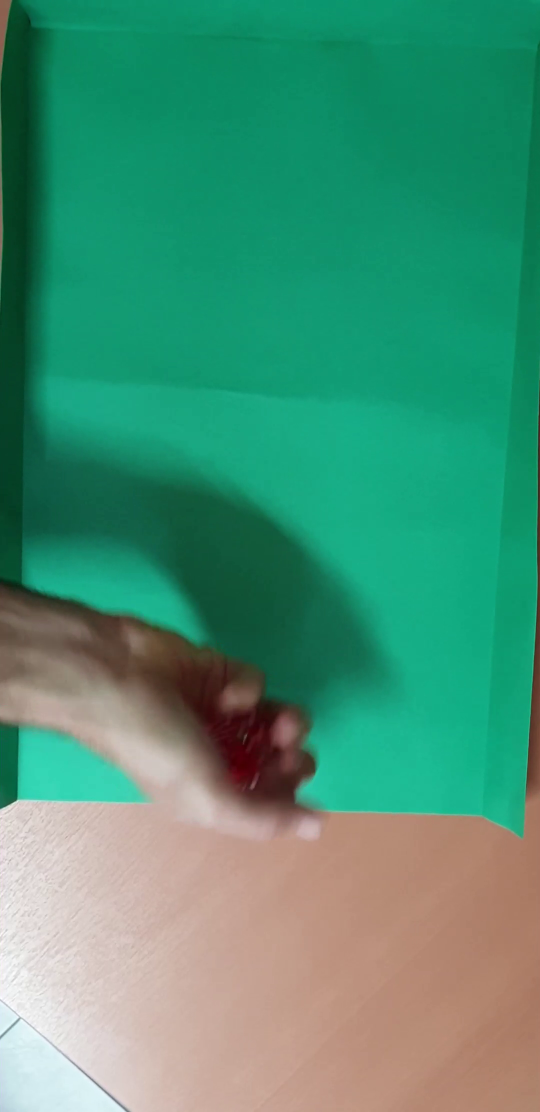
#> input picture frame 14 of TP3/tiradas/tirada_1.mp4, 1080 x 2224 px (shown at 1/2 size)
$ python script_dados.py   (older library calls are emulated)
#> lines starting #> are read from the running program, lines starting #| are printed output that depends on the picture; after the words box and inside, x2 and y2 are one past the last pixel; in counts of white or black regions, pixels touching at a corner belong together
import cv2
import numpy as np
import os


DIRECTORIO_BASE = os.path.dirname(os.path.abspath(__file__))
DIRECTORIO_ENTRADA = os.path.join(DIRECTORIO_BASE, "tiradas")
DIRECTORIO_SALIDA = os.path.join(DIRECTORIO_BASE, "videos_salida")
DIRECTORIO_DEPURACION = os.path.join(DIRECTORIO_BASE, "depuracion")
os.makedirs(DIRECTORIO_SALIDA, exist_ok=True)
os.makedirs(DIRECTORIO_DEPURACION, exist_ok=True)

# Parámetros para detección de movimiento
UMBRAL_MOVIMIENTO = 5000
FRAMES_ESTATICOS_REQUERIDOS = 10

# Parámetros para filtrar dados por área
AREA_MINIMA_DADO = 2000
AREA_MAXIMA_DADO = 20000


def imprimir_etapa(titulo):
    """Imprime un encabezado de etapa de procesamiento"""
#> in encontrar_segmentos_estaticos, frame_anterior is the input picture: shape (2224, 1080, 3); mean B, G, R 116.6, 145.4, 73.4
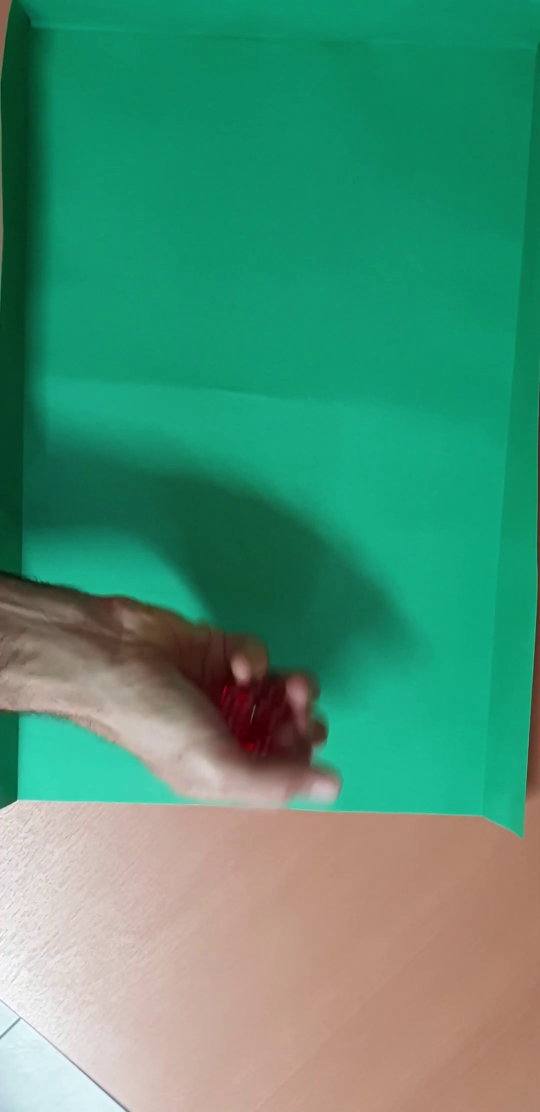
#> input picture frame 15 of TP3/tiradas/tirada_1.mp4, 1080 x 2224 px (shown at 1/2 size)
#> in encontrar_segmentos_estaticos, frame is the input picture: shape (2224, 1080, 3); mean B, G, R 116.8, 145.3, 74.8
    print(f" {titulo}")


def detectar_movimiento(frame1, frame2):
    """Detecta movimiento entre dos frames."""
    gris1 = cv2.cvtColor(frame1, cv2.COLOR_BGR2GRAY)
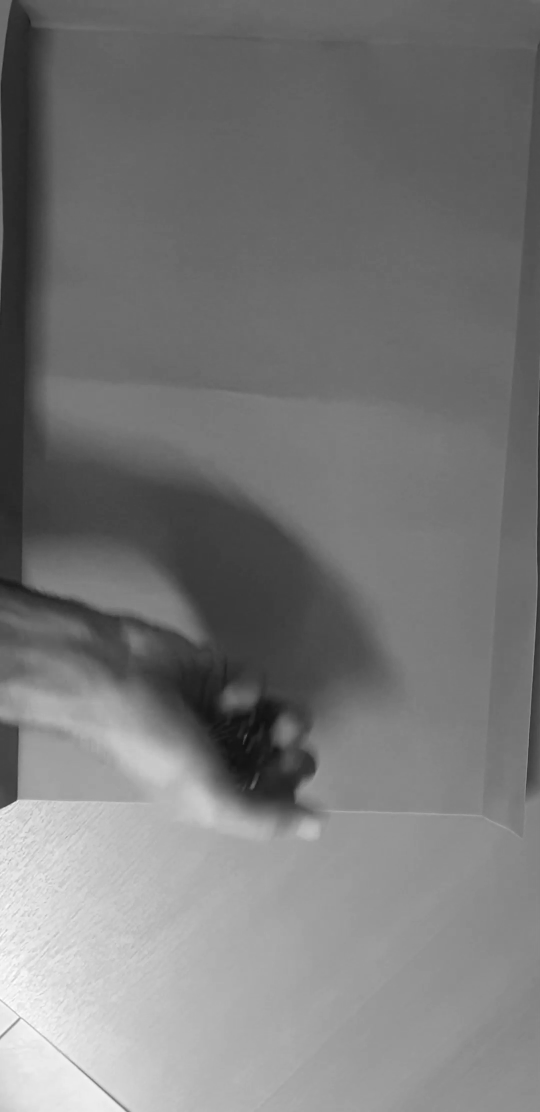
#> gris1: shape (2224, 1080) (shown at 1/2 size); min 15, max 255, mean 120.5
    gris2 = cv2.cvtColor(frame2, cv2.COLOR_BGR2GRAY)
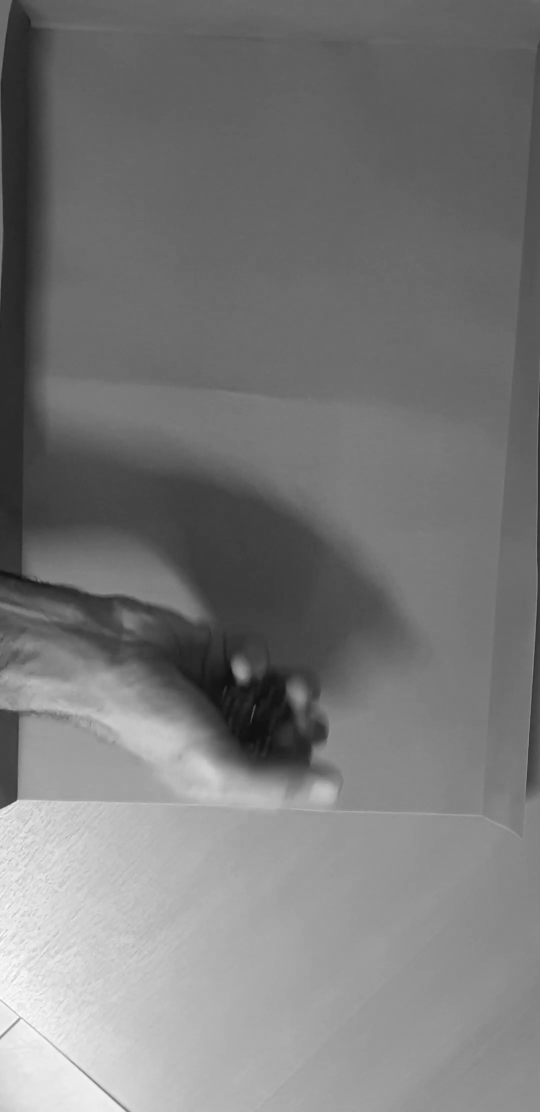
#> gris2: shape (2224, 1080) (shown at 1/2 size); min 12, max 255, mean 120.9
    gris1 = cv2.GaussianBlur(gris1, (21, 21), 0)
    gris2 = cv2.GaussianBlur(gris2, (21, 21), 0)
    diferencia = cv2.absdiff(gris1, gris2)
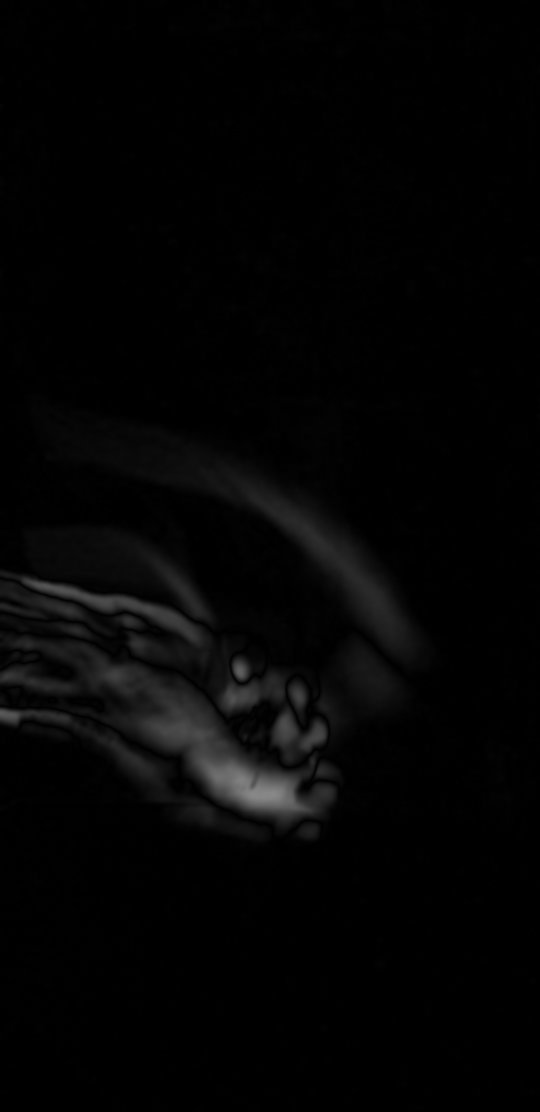
#> diferencia: shape (2224, 1080) (shown at 1/2 size); min 0, max 137, mean 4.1
    _, umbralizada = cv2.threshold(diferencia, 25, 255, cv2.THRESH_BINARY)
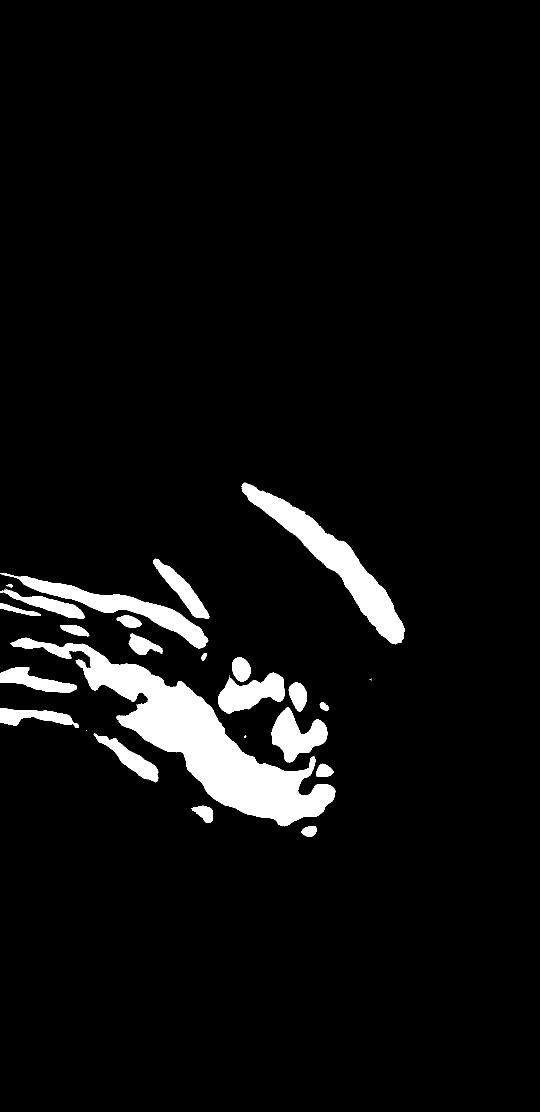
#> umbralizada: shape (2224, 1080) (shown at 1/2 size); 5.4% white; 29 white regions (6 under 20 px), largest, box (x1, y1, x2, y2) and area: (21, 1275, 671, 1653) 57478, (483, 965, 810, 1289) 21153, (0, 1146, 417, 1297) 11639
    return np.sum(umbralizada) / 255


# [150 lines left out: functions segmentar_dados_rojos, encontrar_dados, contar_puntos, dibujar_info_dados, not called in this run]


def encontrar_segmentos_estaticos(ruta_video):
    imprimir_etapa("ETAPA 1: Análisis de movimiento")

    captura = cv2.VideoCapture(ruta_video)
    if not captura.isOpened(): return []

    n_frames = int(captura.get(cv2.CAP_PROP_FRAME_COUNT))
    valores_movimiento = []

    # Recolección de Datos
    ret, frame_anterior = captura.read()
    if ret:
        while True:
            ret, frame = captura.read()
            if not ret: break

            mov = detectar_movimiento(frame_anterior, frame)
#> mov = 129620
            valores_movimiento.append(mov)
            frame_anterior = frame

            # Print compacto de progreso
            if len(valores_movimiento) % 30 == 0:
                print(f"  Frame {len(valores_movimiento)}/{n_frames} | Mov: {mov:.0f}")

    captura.release()

    print("\n  Buscando segmentos estáticos...")
    segmentos = []
    inicio = None # None indica que no estamos en un segmento estático

    for i, mov in enumerate(valores_movimiento):
        es_estatico = mov < UMBRAL_MOVIMIENTO

        if es_estatico and inicio is None:
            inicio = i # Empezamos un nuevo segmento

        elif not es_estatico and inicio is not None:
            # Terminó el segmento
            duracion = i - inicio
            if duracion >= FRAMES_ESTATICOS_REQUERIDOS:
                segmentos.append((inicio, i))
                print(f"    Segmento detectado: {inicio} - {i} ({duracion} frames)")
            inicio = None # Resetear

    return segmentos


# [85 lines left out: functions filtrar_segmentos_con_dados, analizar_mejor_frame, generar_video_anotado, not called in this run]


def procesar_video(ruta_video, ruta_salida):
    nombre_video = os.path.basename(ruta_video)
    imprimir_etapa(f"PROCESANDO VIDEO: {nombre_video}")

    # 1. Buscar segmentos estáticos
    segmentos = encontrar_segmentos_estaticos(ruta_video)
    if not segmentos: return None

    # 2. Validar que tengan dados
    validos = filtrar_segmentos_con_dados(ruta_video, segmentos)
    if not validos: return None

    # 3. Analizar el mejor momento
    imprimir_etapa("ETAPA 2: Análisis detallado")
    # Elegimos el segmento más largo y con más dados
    mejor_segmento = max(validos, key=lambda s: (s[2], s[1] - s[0]))

    resultados, _ = analizar_mejor_frame(ruta_video, mejor_segmento, nombre_video)

    if resultados:
        print(f"  SUMA TOTAL DETECTADA: {sum(resultados)}")

    generar_video_anotado(ruta_video, ruta_salida, validos)

    return resultados


def principal():
    """Función principal."""
    videos = ["tirada_1.mp4", "tirada_2.mp4", "tirada_3.mp4", "tirada_4.mp4"]

    todos_resultados = {}

    for nombre_video in videos:
        ruta_video = os.path.join(DIRECTORIO_ENTRADA, nombre_video)
        ruta_salida = os.path.join(DIRECTORIO_SALIDA, f"salida_{nombre_video}")

        if os.path.exists(ruta_video):
            resultados = procesar_video(ruta_video, ruta_salida)
            if resultados:
                todos_resultados[nombre_video] = resultados
        else:
            print(f"\nAdvertencia: No se encontró {ruta_video}")

    imprimir_etapa("RESUMEN FINAL")
    print("\n  Resultados de todas las tiradas:")

    for nombre_video, resultados in todos_resultados.items():
        resultados_str = ", ".join(map(str, resultados))
        print(f"  {nombre_video}: [{resultados_str}] = {sum(resultados)}")


    print(" PROCESAMIENTO COMPLETADO")

if __name__ == "__main__":
    principal()

$ run again, starting later in the video
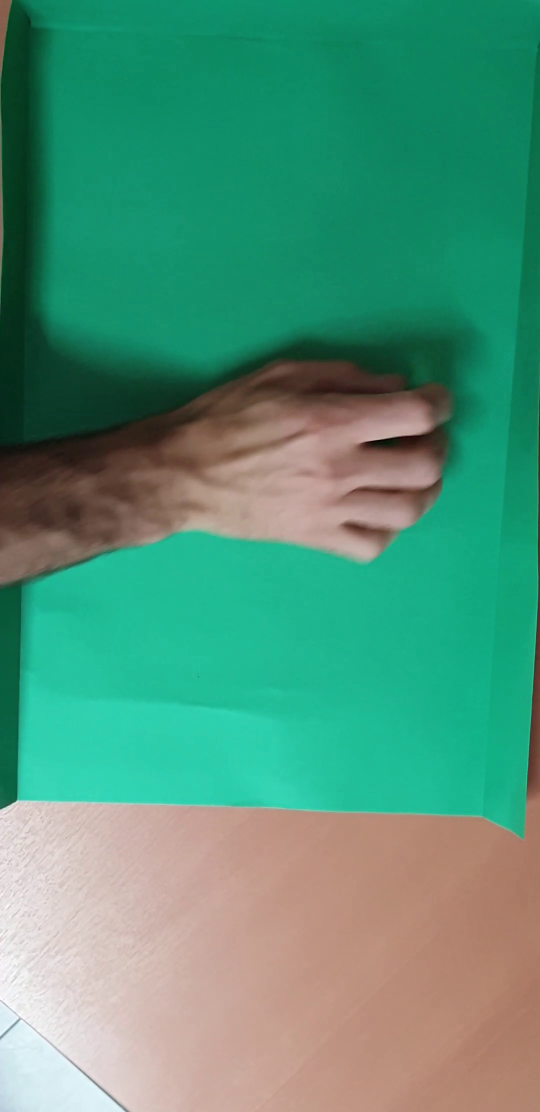
#> input picture frame 116 of TP3/tiradas/tirada_1.mp4, 1080 x 2224 px (shown at 1/2 size)
#> in encontrar_segmentos_estaticos, frame_anterior is the input picture: shape (2224, 1080, 3); mean B, G, R 120.7, 147.4, 80.8
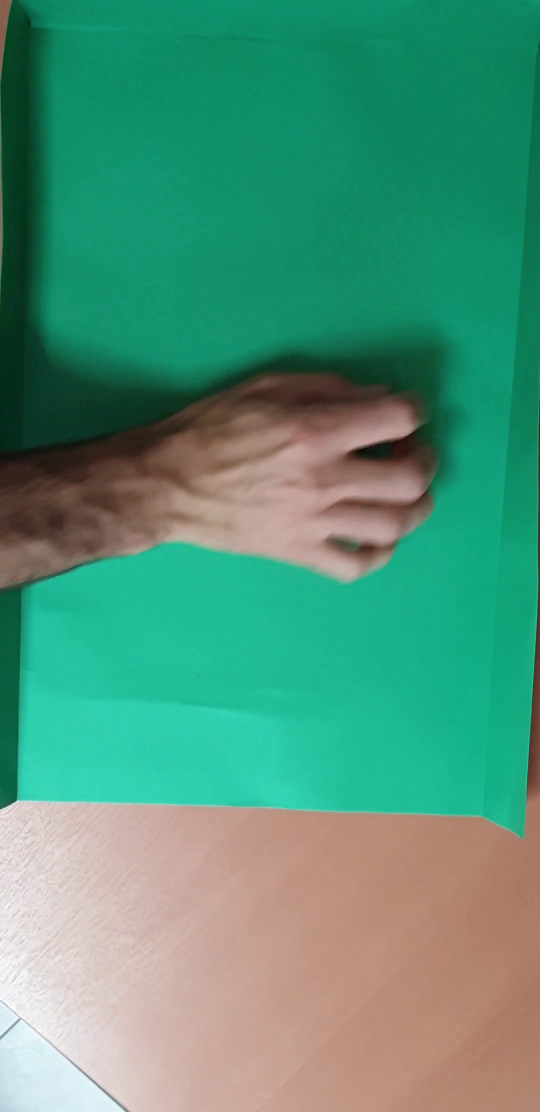
#> input picture frame 117 of TP3/tiradas/tirada_1.mp4, 1080 x 2224 px (shown at 1/2 size)
#> in encontrar_segmentos_estaticos, frame is the input picture: shape (2224, 1080, 3); mean B, G, R 121, 147.8, 80.8
#> in detectar_movimiento, `_, umbralizada = cv2.threshold(diferencia, 25, 255, cv2.THRESH_BINARY)`:
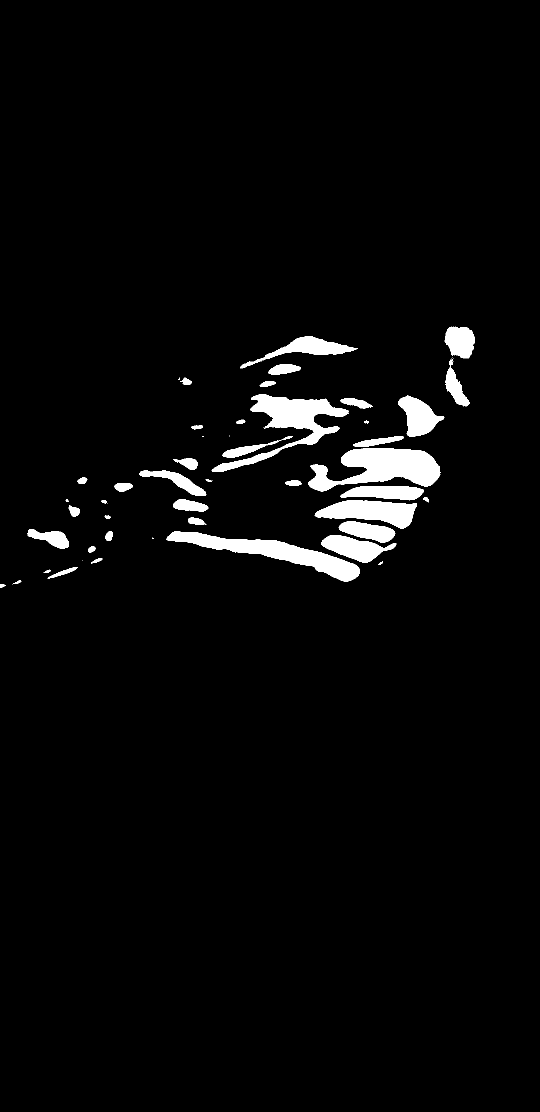
#> umbralizada: shape (2224, 1080) (shown at 1/2 size); 3.3% white; 53 white regions (11 under 20 px), largest, box (x1, y1, x2, y2) and area: (616, 896, 881, 983) 13010, (333, 1062, 719, 1163) 11229, (423, 789, 698, 944) 10992
#> mov = 78814
